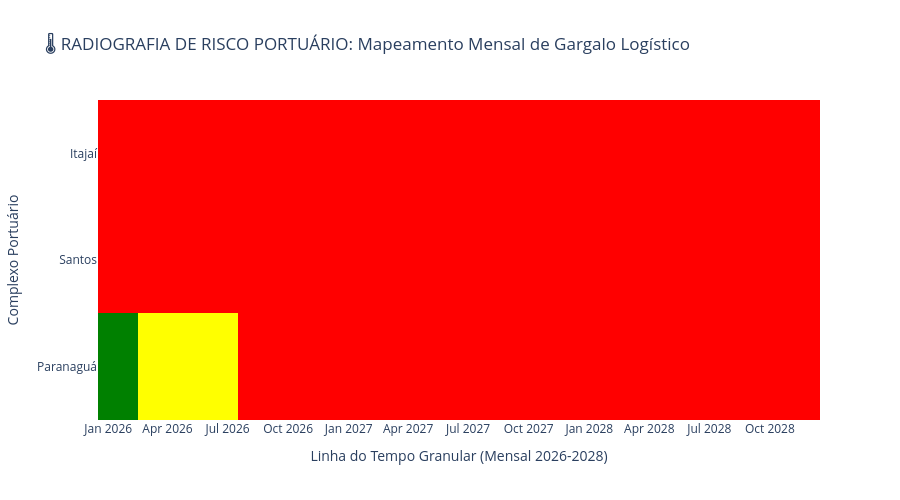

The notebook cell this image was saved under:
### Markdown cell above
## 9. Diagnóstico de Risco e Obsolescência Logística Nacional
Concluindo o MVP, transformamos as séries granulares futuras em uma matriz de decisão categórica de risco executivo. O Heatmap mapeia mês a mês o nível de obsolescência: Verde (Operação Segura), Amarelo (Gargalo Próximo / Restrição de Maré) e Vermelho (Risco de Incompatibilidade Física / Colapso Operacional).

### Code cell
# ==============================================================================
# 12. DIAGNÓSTICO MENSUAL DE OBSOLESCÊNCIA: SÉRIE TEMPORAL COMPLETA
# ==============================================================================
lista_risco_granular = []
for index, linha in df_projecao_total.iterrows():
    excesso = linha['Calado_Projetado'] - linha['Teto_Homologado']
    
    if excesso <= -0.15:
        nivel = 0  # Verde
    elif excesso <= 0.15:
        nivel = 1  # Amarelo
    else:
        nivel = 2  # Vermelho
        
    lista_risco_granular.append({'Porto': linha['Porto'], 'Data': linha['Data_Formatada'], 'Nivel_Risco': nivel})

df_heatmap_granular = pd.DataFrame(lista_risco_granular)
df_pivot_gran = df_heatmap_granular.pivot(index='Porto', columns='Data', values='Nivel_Risco')
df_pivot_gran = df_pivot_gran.loc[df_pivot_gran.mean(axis=1).sort_values(ascending=False).index]

fig_granular = px.imshow(
    df_pivot_gran,
    labels=dict(x="Linha do Tempo Granular (Mensal 2026-2028)", y="Complexo Portuário"),
    x=df_pivot_gran.columns, y=df_pivot_gran.index,
    color_continuous_scale=[[0, 'green'], [0.5, 'yellow'], [1, 'red']],
    title="🌡️ RADIOGRAFIA DE RISCO PORTUÁRIO: Mapeamento Mensal de Gargalo Logístico"
)
fig_granular.update_layout(coloraxis_showscale=False, height=500, xaxis_nticks=15)
fig_granular.show()

### Figure 1 — Plotly figure (JSON) as saved in the notebook; plotly's stock layout.template omitted (floating-point values rounded to 4 significant figures)
{"data": [{"coloraxis": "coloraxis", "hovertemplate": "Linha do Tempo Granular (Mensal 2026-2028): %{x}<br>Complexo Portuário: %{y}<br>color: %{z}<extra></extra>", "name": "0", "type": "heatmap", "x": ["2026-01", "2026-02", "2026-03", "2026-04", "2026-05", "2026-06", "2026-07", "2026-08", "2026-09", "2026-10", "2026-11", "2026-12", "2027-01", "2027-02", "2027-03", "2027-04", "2027-05", "2027-06", "2027-07", "2027-08", "2027-09", "2027-10", "2027-11", "2027-12", "2028-01", "2028-02", "2028-03", "2028-04", "2028-05", "2028-06", "2028-07", "2028-08", "2028-09", "2028-10", "2028-11", "2028-12"], "xaxis": "x", "y": ["Itajaí", "Santos", "Paranaguá"], "yaxis": "y", "z": [[2, 2, 2, 2, 2, 2, 2, 2, 2, 2, 2, 2, 2, 2, 2, 2, 2, 2, 2, 2, 2, 2, 2, 2, 2, 2, 2, 2, 2, 2, 2, 2, 2, 2, 2, 2], [2, 2, 2, 2, 2, 2, 2, 2, 2, 2, 2, 2, 2, 2, 2, 2, 2, 2, 2, 2, 2, 2, 2, 2, 2, 2, 2, 2, 2, 2, 2, 2, 2, 2, 2, 2], [0, 0, 1, 1, 1, 1, 1, 2, 2, 2, 2, 2, 2, 2, 2, 2, 2, 2, 2, 2, 2, 2, 2, 2, 2, 2, 2, 2, 2, 2, 2, 2, 2, 2, 2, 2]]}], "layout": {"coloraxis": {"autocolorscale": false, "colorscale": [[0, "green"], [0.5, "yellow"], [1, "red"]], "showscale": false}, "height": 500, "title": {"text": "🌡️ RADIOGRAFIA DE RISCO PORTUÁRIO: Mapeamento Mensal de Gargalo Logístico"}, "xaxis": {"anchor": "y", "constrain": "domain", "domain": [0, 1], "nticks": 15, "scaleanchor": "y", "title": {"text": "Linha do Tempo Granular (Mensal 2026-2028)"}}, "yaxis": {"anchor": "x", "autorange": "reversed", "constrain": "domain", "domain": [0, 1], "title": {"text": "Complexo Portuário"}}}}
